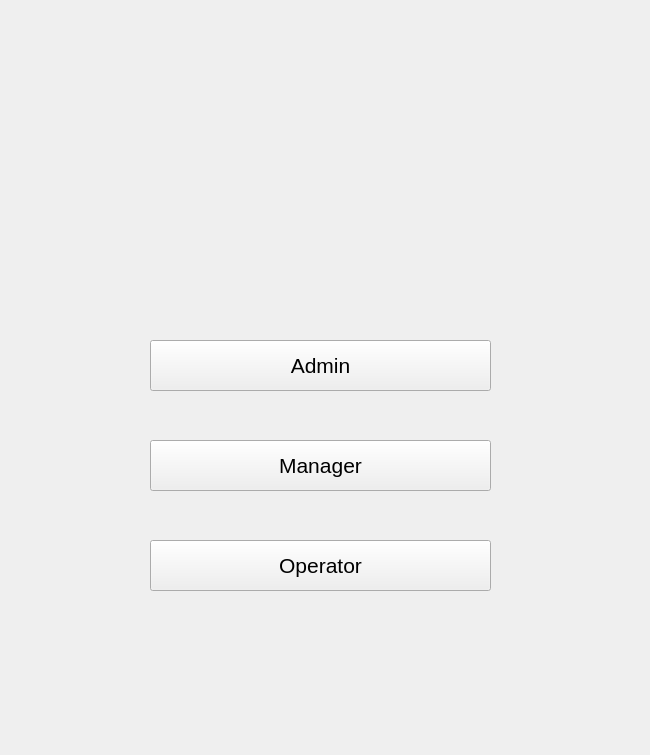
<?xml version="1.0" encoding="UTF-8"?>
<ui version="4.0">
 <class>Form</class>
 <widget class="QWidget" name="Form">
  <property name="geometry">
   <rect>
    <x>0</x>
    <y>0</y>
    <width>650</width>
    <height>755</height>
   </rect>
  </property>
  <property name="windowTitle">
   <string>Form</string>
  </property>
  <property name="styleSheet">
   <string notr="true"/>
  </property>
  <widget class="QWidget" name="verticalLayoutWidget">
   <property name="geometry">
    <rect>
     <x>110</x>
     <y>90</y>
     <width>421</width>
     <height>151</height>
    </rect>
   </property>
   <layout class="QVBoxLayout" name="verticalLayout">
    <item>
     <widget class="QLabel" name="SMT_Label">
      <property name="enabled">
       <bool>true</bool>
      </property>
      <property name="sizePolicy">
       <sizepolicy hsizetype="Fixed" vsizetype="Fixed">
        <horstretch>0</horstretch>
        <verstretch>0</verstretch>
       </sizepolicy>
      </property>
      <property name="maximumSize">
       <size>
        <width>411</width>
        <height>101</height>
       </size>
      </property>
      <property name="autoFillBackground">
       <bool>true</bool>
      </property>
      <property name="styleSheet">
       <string notr="true"/>
      </property>
      <property name="text">
       <string/>
      </property>
      <property name="textFormat">
       <enum>Qt::PlainText</enum>
      </property>
      <property name="pixmap">
       <pixmap>../Login/Trail_04/icons1/aa.png</pixmap>
      </property>
      <property name="scaledContents">
       <bool>true</bool>
      </property>
     </widget>
    </item>
   </layout>
  </widget>
  <widget class="QPushButton" name="Admin_PB">
   <property name="geometry">
    <rect>
     <x>150</x>
     <y>340</y>
     <width>341</width>
     <height>51</height>
    </rect>
   </property>
   <property name="font">
    <font>
     <pointsize>16</pointsize>
     <weight>50</weight>
     <bold>false</bold>
    </font>
   </property>
   <property name="styleSheet">
    <string notr="true"/>
   </property>
   <property name="text">
    <string>Admin</string>
   </property>
  </widget>
  <widget class="QPushButton" name="Manager_PB">
   <property name="geometry">
    <rect>
     <x>150</x>
     <y>440</y>
     <width>341</width>
     <height>51</height>
    </rect>
   </property>
   <property name="font">
    <font>
     <pointsize>16</pointsize>
    </font>
   </property>
   <property name="styleSheet">
    <string notr="true"/>
   </property>
   <property name="text">
    <string>Manager</string>
   </property>
  </widget>
  <widget class="QPushButton" name="Operator_PB">
   <property name="geometry">
    <rect>
     <x>150</x>
     <y>540</y>
     <width>341</width>
     <height>51</height>
    </rect>
   </property>
   <property name="font">
    <font>
     <pointsize>16</pointsize>
    </font>
   </property>
   <property name="styleSheet">
    <string notr="true"/>
   </property>
   <property name="text">
    <string>Operator</string>
   </property>
  </widget>
 </widget>
 <resources/>
 <connections/>
</ui>
